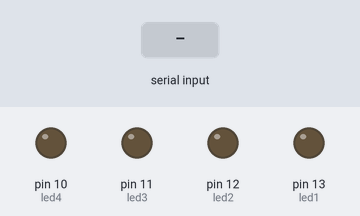
Simulated run of this sketch. Board: Arduino Uno, built with avr-gcc and run on an emulated ATmega328P. Shown: output pins drawn as LEDs (lit = HIGH). Inputs (shaded band) come from the test bench.

Above: at 1.2 s.
1.3 s: "A" received over Serial
At 2.5 s:
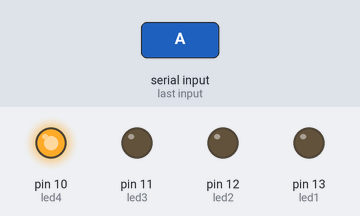
2.8 s: "B" received over Serial
At 3.8 s:
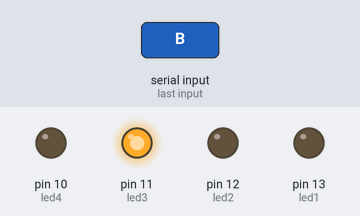
4.3 s: "C" received over Serial
At 5.0 s:
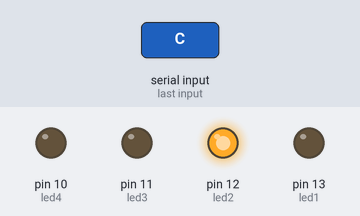
5.8 s: "D" received over Serial
At 6.1 s:
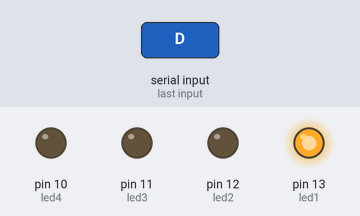
7.3 s: "a" received over Serial
At 8.4 s:
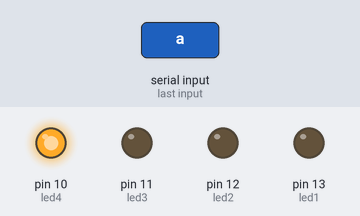
8.8 s: "b" received over Serial
At 9.6 s:
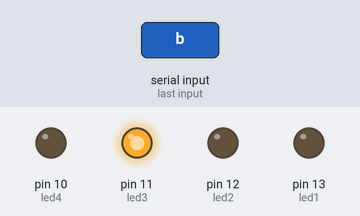
Timing chart, 0 to 11.3 s (numbered marks = the images above; inputs shaded):
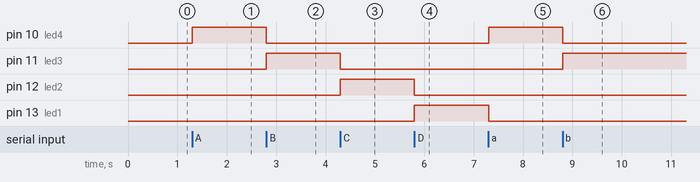

Measured:
- after the input at 1.3 s, pin 10 (led4): LOW → HIGH at once
- after the input at 2.8 s, pin 10 (led4): HIGH → LOW at once; pin 11 (led3): LOW → HIGH at once
- after the input at 4.3 s, pin 11 (led3): HIGH → LOW at once; pin 12 (led2): LOW → HIGH at once
- after the input at 5.8 s, pin 12 (led2): HIGH → LOW at once; pin 13 (led1): LOW → HIGH at once
- after the input at 7.3 s, pin 10 (led4): LOW → HIGH at once; pin 13 (led1): HIGH → LOW at once
- after the input at 8.8 s, pin 10 (led4): HIGH → LOW at once; pin 11 (led3): LOW → HIGH at once

The sketch:

_l_liga_d_desliga_com_delay1.ino
```cpp
char recebido;
#define led1 13
#define led2 12
#define led3 11
#define led4 10

void setup()
{
    Serial.begin(9600);
    pinMode(led1,OUTPUT);
    pinMode(led2,OUTPUT);
    pinMode(led3,OUTPUT);
    pinMode(led4,OUTPUT);
}

void loop() {

  if(Serial.available()>0)
  {
    recebido=Serial.read();

    if( recebido=='A' || recebido=='a')
    {
      digitalWrite(led1,LOW);
      digitalWrite(led2,LOW);
      digitalWrite(led3,LOW);
      digitalWrite(led4,HIGH);
    }

    if(recebido=='B' || recebido=='b')
    {
      digitalWrite(led1,LOW);
      digitalWrite(led2,LOW);
      digitalWrite(led3,HIGH);
      digitalWrite(led4,LOW);

    }

    if(recebido=='C' || recebido=='c')
    {
      digitalWrite(led1,LOW);
      digitalWrite(led2,HIGH);
      digitalWrite(led3,LOW);
      digitalWrite(led4,LOW);
    }

    if(recebido=='D' || recebido=='d')
    {
      digitalWrite(led1,HIGH);
      digitalWrite(led2,LOW);
      digitalWrite(led3,LOW);
      digitalWrite(led4,LOW);
    }
    if(recebido=='E' || recebido=='e')
    {
      digitalWrite(led1,LOW);
      digitalWrite(led2,LOW);
      digitalWrite(led3,LOW);
      digitalWrite(led4,LOW);
    }
  }
}
```
